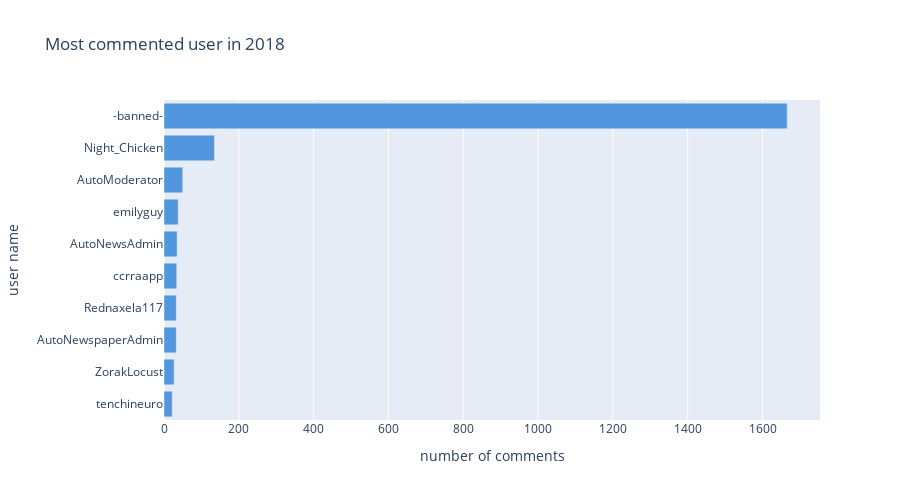

This figure's notebook cell:
### Code cell
fig = px.bar(df.author.value_counts().to_frame().head(10).reset_index(), x="author", y="index",
             height=500,
             title='Most commented user in 2018').update_traces(marker_color='#5296dd',).update_layout(
                   xaxis_title='number of comments',
                   yaxis_title='user name').update_traces(marker_color='#5296dd')

fig.update_yaxes(autorange="reversed")

### Figure 1 — Plotly figure (JSON) as saved in the notebook; plotly's stock layout.template omitted (floating-point values rounded to 4 significant figures)
{"data": [{"alignmentgroup": "True", "hovertemplate": "author=%{x}<br>index=%{y}<extra></extra>", "legendgroup": "", "marker": {"color": "#5296dd", "pattern": {"shape": ""}}, "name": "", "offsetgroup": "", "orientation": "h", "showlegend": false, "textposition": "auto", "type": "bar", "x": [1666, 135, 50, 38, 35, 34, 33, 33, 27, 22], "xaxis": "x", "y": ["-banned-", "Night_Chicken", "AutoModerator", "emilyguy", "AutoNewsAdmin", "ccrraapp", "Rednaxela117", "AutoNewspaperAdmin", "ZorakLocust", "tenchineuro"], "yaxis": "y"}], "layout": {"barmode": "relative", "height": 500, "legend": {"tracegroupgap": 0}, "title": {"text": "Most commented user in 2018"}, "xaxis": {"anchor": "y", "domain": [0, 1], "title": {"text": "number of comments"}}, "yaxis": {"anchor": "x", "autorange": "reversed", "domain": [0, 1], "title": {"text": "user name"}}}}
